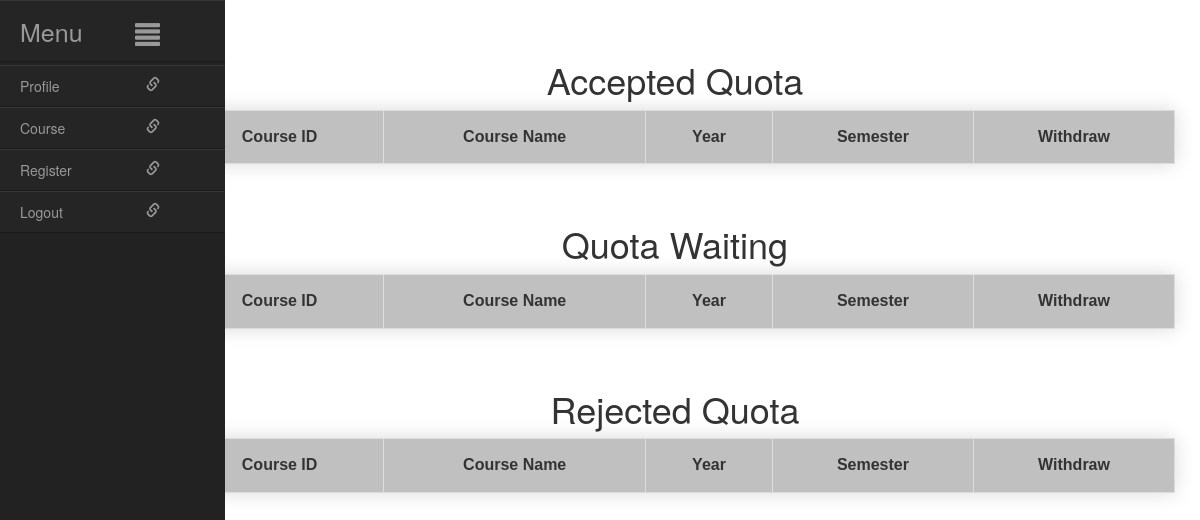
/course/quota_status/ (signed in), run on an earlier commit of the app's database.
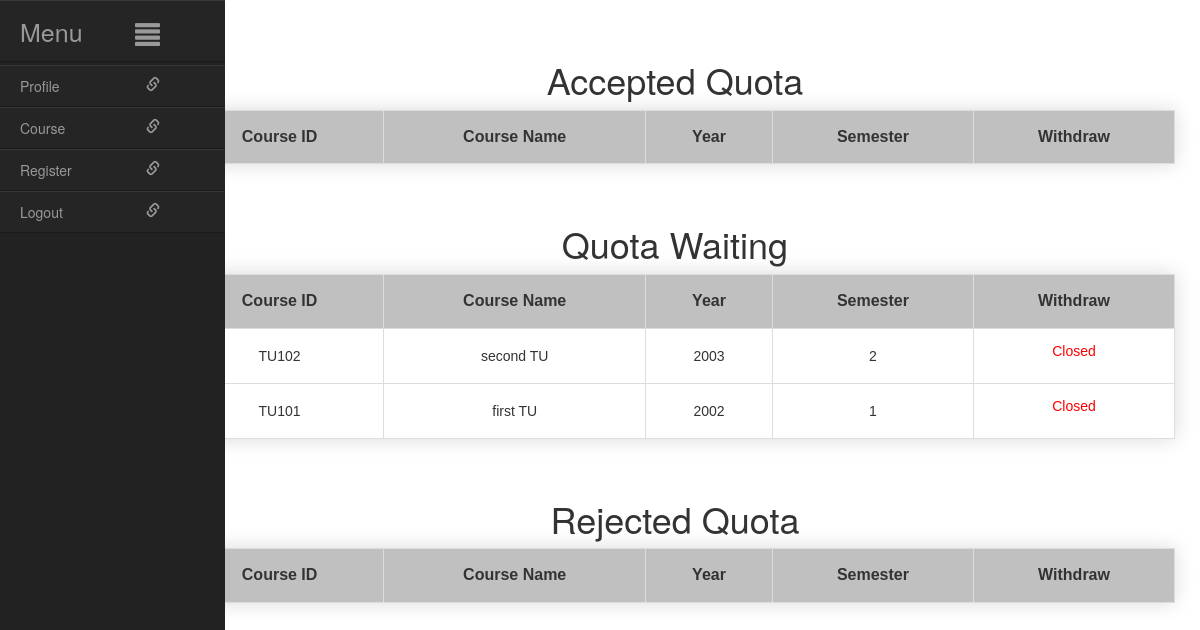
And on a later commit of the database.
### course/models.py (models this page shows, shortened)
class QuotaRequest(models.Model):
    requestID = models.UUIDField(primary_key=True, default=uuid.uuid4)
    course = models.ForeignKey(Course, on_delete=models.CASCADE)
    student = models.ForeignKey(Student, on_delete=models.CASCADE)
    approved = models.BooleanField(default=False)

class Course(models.Model):
    courseID = models.CharField(max_length=10, primary_key=True)
    courseName = models.CharField(max_length=64)
    courseSemester = models.IntegerField()
    courseYear = models.IntegerField()
    courseChair = models.IntegerField(default=0)
    availableChairs = models.IntegerField(default=0, editable=False)
    allowQuota_whenAvailable = models.BooleanField(default=False)
    quotaRecieveing_Status = models.BooleanField(default=True ,editable=False)
    student_info = models.JSONField(default=dict,blank=True)
    withdraw_status = models.BooleanField(default=False)

### course/views.py (the view)
# urls.py: path('quota_status/', views.quota_status, name="quota_status"),
def quota_status(request):
    if not request.user.is_authenticated:
        return HttpResponseRedirect(reverse('login'))
    Quotaacc  = Quota_accepeted.objects.filter(student=request.user.student)
    Quotarej  = Quota_rejected.objects.filter(student=request.user.student)
    QuotaReq =  QuotaRequest.objects.filter(student=request.user.student)
    context = {'quotaAccepted': Quotaacc,'quotaRejected':Quotarej ,'quotaRequest':QuotaReq}
    return render(request, 'quota_status.html', context)

### course/templates/quota_status.html (shortened to what this page needs)
{% load static %}
<!DOCTYPE html>
<html lang="en">
<head>
    <link rel="stylesheet"  href="{% static 'css\users.css' %}">
    <link href="//netdna.bootstrapcdn.com/bootstrap/3.0.3/css/bootstrap.min.css" rel="stylesheet" id="bootstrap-css">
    <link rel="stylesheet" type="text/css" href="{% static 'css\stylelist.css' %}">
</head>
<body>
    <div id="wrapper" class="active">
        <div id="sidebar-wrapper" >
            <ul id="sidebar_menu" class="sidebar-nav">
               <li class="sidebar-brand"><a id="menu-toggle" href="#">Menu<span id="main_icon" class="glyphicon glyphicon-align-justify"></span></a></li>
            </ul>
            <ul class="sidebar-nav" id="sidebar" >
              <li><a href="{% url 'index' %}">Profile<span class="sub_icon glyphicon glyphicon-link"></span></a></li>
              <li><a href="{% url 'quota_status' %}">Course<span class="sub_icon glyphicon glyphicon-link"></span></a></li>
              <li><a href="{% url 'course_list' %}">Register<span class="sub_icon glyphicon glyphicon-link"></span></a></li>
              <li><a href="{% url 'logout' %}">Logout<span class="sub_icon glyphicon glyphicon-link"></span></a></li>
            </ul>
        </div>
        <div id="page-content-wrapper">
            <div  id="courseList" class="styled-list" >
                <br><br>
                <div class ="header-tablecourse">
                    <h1>Accepted Quota</h1>
                </div>
                <table class="course-table">
                    <thead>
                        <tr>
                            <th>Course ID</th>
                            <th>Course Name</th>
                            <th>Year</th>
                            <th>Semester</th>
                            <th>Withdraw</th>
                        </tr>
                    </thead>
                </table>
                <br><br>
                <div class ="header-tablecourse">
                    <h1>Quota Waiting</h1>
                </div>
                <table class="course-table">
                    <thead>
                        <tr>
                            <th>Course ID</th>
                            <th>Course Name</th>
                            <th>Year</th>
                            <th>Semester</th>
                            <th>Withdraw</th>
                        </tr>
                    </thead>
                    <tbody id="courseList">
                        {% for course in quotaRequest %}
                            <tr>
                                <td>{{ course.course.courseID }}</td>
                                <td>{{ course.course.courseName }}</td>
                                <td>{{ course.course.courseYear }}</td>
                                <td>{{ course.course.courseSemester }}</td>
                                <td>{% if course.course.withdraw_status %}
                                    <form method="post" action="{% url 'quota_withdraw' course.course.courseID %}">
                                        {% csrf_token %}
                                        <input type="submit" value="withdraw" class="btn btn-primary">
                                    </form>
                                    {% else %}
                                    <p style="color: red;">Closed</p>
                                    {% endif %}
                                </td>
                            </tr>
                        {% endfor %}
                    </tbody>
                </table>
                <br><br>
                <div class ="header-tablecourse">
                    <h1>Rejected Quota</h1>
                </div>
                <table class="course-table">
                    <thead>
                        <tr>
                            <th>Course ID</th>
                            <th>Course Name</th>
                            <th>Year</th>
                            <th>Semester</th>
                            <th>Withdraw</th>
                        </tr>
                    </thead>
                </table>
            </div>
        </div>
    </div>
</body>
</html>

What changed in the data, as far as the page shows it:
added QuotaRequest: course.courseID "TU102", course.courseName "second TU", course.courseYear "2003", course.courseSemester "2", shows "Closed"
added QuotaRequest: course.courseID "TU101", course.courseName "first TU", course.courseYear "2002", course.courseSemester "1", shows "Closed"
